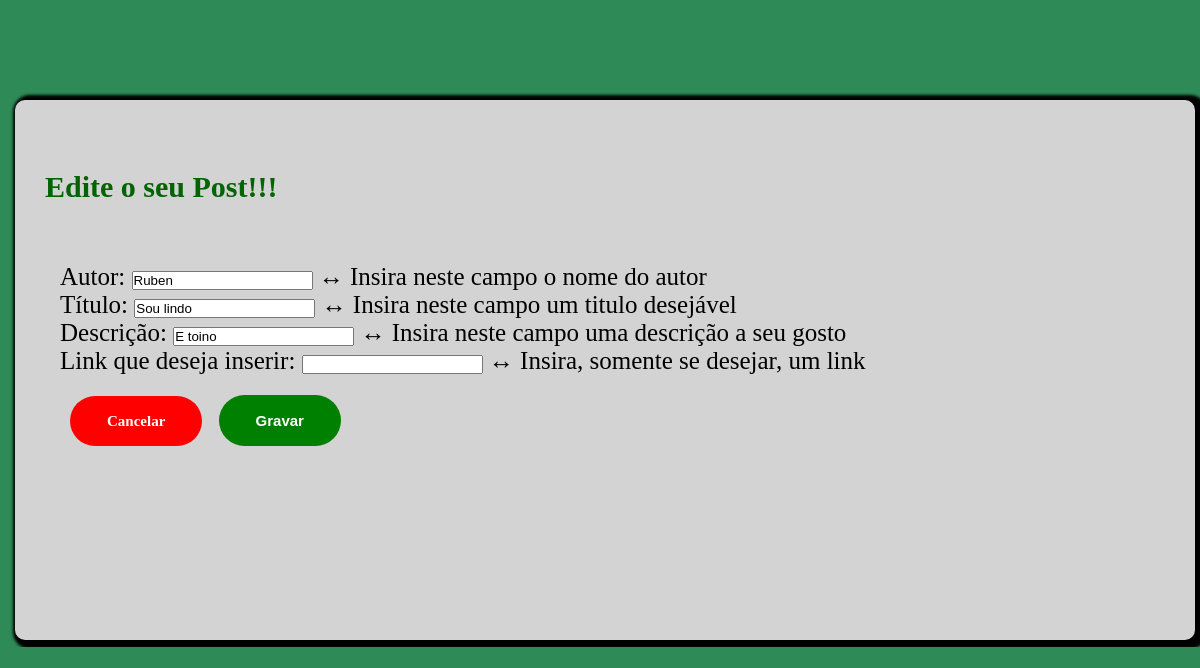
Page /edita/19 on the committed database.
### portfolio/models.py (models this page shows, shortened)
class Post(models.Model):
    autor = models.CharField(max_length=100)
    data = models.DateTimeField(auto_now_add=True)
    titulo = models.CharField(max_length=200)
    descricao = models.CharField(max_length=400)
    link = models.URLField(max_length=200, blank=True)

### portfolio/views.py (the view)
# urls.py: path('edita/<int:post_id>', views.view_editar_post, name='edita'),
def view_editar_post(request, post_id):
    post = Post.objects.get(id=post_id)
    form = PostForm(request.POST or None, instance=post)
    if form.is_valid():
        form.save()
        return HttpResponseRedirect(reverse('portfolio:blog'))
    context = {'form': form, 'post_id': post_id}
    return render(request, 'portfolio/edita.html', context)

### portfolio/forms.py
class PostForm(ModelForm):
    class Meta:
        model = Post
        fields = '__all__'
        widgets = {
            'autor': forms.TextInput(attrs={'class': 'form-control', 'placeholder': 'autor...'}),
            'titulo': forms.TextInput(attrs={'class': 'form-control', 'placeholder': 'titulo...'}),
            'descricao': forms.TextInput(attrs={'class': 'form-control', 'placeholder': 'descricao...'}),
        }
        help_texts = {
            'autor': '↔ Insira neste campo o nome do autor',
            'titulo': '↔ Insira neste campo um titulo desejável',
            'descricao': '↔ Insira neste campo uma descrição a seu gosto',
            'link': '↔ Insira, somente se desejar, um link'
        }
        labels = {
            'autor': 'Autor',
            'titulo': 'Título',
            'descricao': 'Descrição',
            'link': 'Link que deseja inserir',
        }

### portfolio/templates/portfolio/edita.html (shortened to what this page needs)
{% block style %}
    {% load static %}
    <link rel="stylesheet" type="text/css" href="{% static 'portfolio/css/edita.css' %}"/>
{% endblock style %}
{% block main %}
<div class="container">
    <div class="divRetangulos">
        <div>
            <h3>Edite o seu Post!!!</h3>
            <br><br><br>
            <form action="{% url 'portfolio:edita' post_id %}" method="POST">
                {{ form.as_p }}
                <a href="{% url 'portfolio:blog' %}" role="button" class="btnCancel">Cancelar</a>
                <input type="submit" value="Gravar" class="btnSubmit">
            </form>
        </div>
    </div>
</div>
{% endblock %}

### portfolio/static/portfolio/css/edita.css (style rules this page uses)
* { overflow: hidden; margin: 0; padding: 0; }
.container { background-color: seagreen; position: absolute; width: 100%; height: 100%; }
.divRetangulos div { width: 95%; height: 500px; box-shadow: 5px 2px 3px 7px black; border-radius: 10px; background-color: LightGray; padding: 20px; margin: 7px; margin-top: 100px; margin-left: 15px; }
h3 { font-size: 30px; color: DarkGreen; margin-top: 50px; margin-left: 10px; }
form { font-size: 25px; padding: 5px; margin-left: 20px; gap: 20px; }
.btnSubmit { margin-top: 20px; background-color: Green; color: white; text-decoration: none; border: 2px solid transparent; font-weight: bold; padding: 15px 35px; border-radius: 30px; margin-left: 10px; margin-top: 20px; transition: transform .7s; font-size: 15px; }
.btnCancel { margin-top: 20px; background-color: Red; color: white; text-decoration: none; border: 2px solid transparent; font-weight: bold; padding: 15px 35px; border-radius: 30px; margin-left: 10px; margin-top: 20px; transition: transform .7s; font-size: 15px; }

### rows in the picture
Post: autor "Ruben", titulo "Sou lindo", descricao "E toino"
